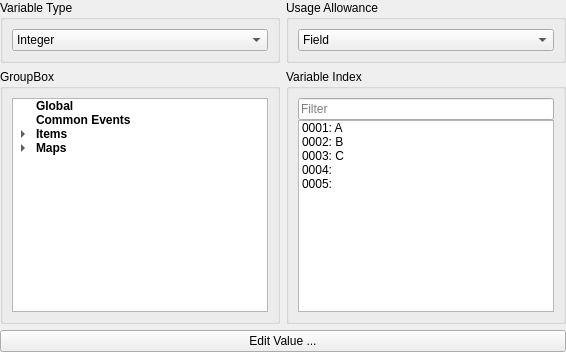
     <widget class="QWidget" name="pageItemVariable">
      <layout class="QGridLayout" name="gridLayout_199">
       <property name="leftMargin">
        <number>0</number>
       </property>
       <property name="topMargin">
        <number>0</number>
       </property>
       <property name="rightMargin">
        <number>0</number>
       </property>
       <property name="bottomMargin">
        <number>0</number>
       </property>
       <item row="0" column="1">
        <widget class="QGroupBox" name="groupItemVarZone">
         <property name="title">
          <string>Usage Allowance</string>
         </property>
         <layout class="QGridLayout" name="gridLayout_201">
          <item row="3" column="0">
           <widget class="QComboBox" name="comboItemVarZone">
            <item>
             <property name="text">
              <string>Field</string>
             </property>
            </item>
            <item>
             <property name="text">
              <string>Battle</string>
             </property>
            </item>
            <item>
             <property name="text">
              <string>Both</string>
             </property>
            </item>
           </widget>
          </item>
         </layout>
        </widget>
       </item>
       <item row="0" column="0">
        <widget class="QGroupBox" name="groupItemVarType">
         <property name="title">
          <string>Variable Type</string>
         </property>
         <layout class="QGridLayout" name="gridLayout_200">
          <item row="0" column="0">
           <widget class="QComboBox" name="comboItemVarType">
            <item>
             <property name="text">
              <string>Integer</string>
             </property>
            </item>
            <item>
             <property name="text">
              <string>Switch</string>
             </property>
            </item>
            <item>
             <property name="text">
              <string>String</string>
             </property>
            </item>
            <item>
             <property name="text">
              <string>Image</string>
             </property>
            </item>
            <item>
             <property name="text">
              <string>Resource</string>
             </property>
            </item>
           </widget>
          </item>
         </layout>
        </widget>
       </item>
       <item row="2" column="1">
        <widget class="QGroupBox" name="groupItemVarIndex">
         <property name="title">
          <string>Variable Index</string>
         </property>
         <layout class="QGridLayout" name="gridLayout_202">
          <property name="verticalSpacing">
           <number>0</number>
          </property>
          <item row="1" column="1">
           <widget class="QListWidget" name="listItemVarIndex">
            <item>
             <property name="text">
              <string>0001: A</string>
             </property>
            </item>
            <item>
             <property name="text">
              <string>0002: B</string>
             </property>
            </item>
            <item>
             <property name="text">
              <string>0003: C</string>
             </property>
            </item>
            <item>
             <property name="text">
              <string>0004:</string>
             </property>
            </item>
            <item>
             <property name="text">
              <string>0005:</string>
             </property>
            </item>
           </widget>
          </item>
          <item row="0" column="1">
           <widget class="QLineEdit" name="lineItemVarFilter">
            <property name="placeholderText">
             <string>Filter</string>
            </property>
           </widget>
          </item>
         </layout>
        </widget>
       </item>
       <item row="5" column="0" colspan="2">
        <widget class="QPushButton" name="pushItemVarEdit">
         <property name="text">
          <string>Edit Value ...</string>
         </property>
        </widget>
       </item>
       <item row="2" column="0">
        <widget class="QGroupBox" name="groupBox">
         <property name="title">
          <string>GroupBox</string>
         </property>
         <layout class="QGridLayout" name="gridLayout_2">
          <item row="0" column="0">
           <widget class="QTreeWidget" name="treeItemVarLocation">
            <attribute name="headerVisible">
             <bool>false</bool>
            </attribute>
            <column>
             <property name="text">
              <string>Location</string>
             </property>
            </column>
            <item>
             <property name="text">
              <string>Global</string>
             </property>
             <property name="font">
              <font>
               <weight>75</weight>
               <bold>true</bold>
              </font>
             </property>
            </item>
            <item>
             <property name="text">
              <string>Common Events</string>
             </property>
             <property name="font">
              <font>
               <weight>75</weight>
               <bold>true</bold>
              </font>
             </property>
            </item>
            <item>
             <property name="text">
              <string>Items</string>
             </property>
             <property name="font">
              <font>
               <weight>75</weight>
               <bold>true</bold>
              </font>
             </property>
             <item>
              <property name="text">
               <string>Item1</string>
              </property>
             </item>
             <item>
              <property name="text">
               <string>Item2</string>
              </property>
             </item>
            </item>
            <item>
             <property name="text">
              <string>Maps</string>
             </property>
             <property name="font">
              <font>
               <weight>75</weight>
               <bold>true</bold>
              </font>
             </property>
             <item>
              <property name="text">
               <string>Map1</string>
              </property>
              <item>
               <property name="text">
                <string>EV000</string>
               </property>
              </item>
             </item>
             <item>
              <property name="text">
               <string>Map2</string>
              </property>
              <item>
               <property name="text">
                <string>EV000</string>
               </property>
              </item>
              <item>
               <property name="text">
                <string>EV001</string>
               </property>
              </item>
             </item>
            </item>
           </widget>
          </item>
         </layout>
        </widget>
       </item>
      </layout>
     </widget>
